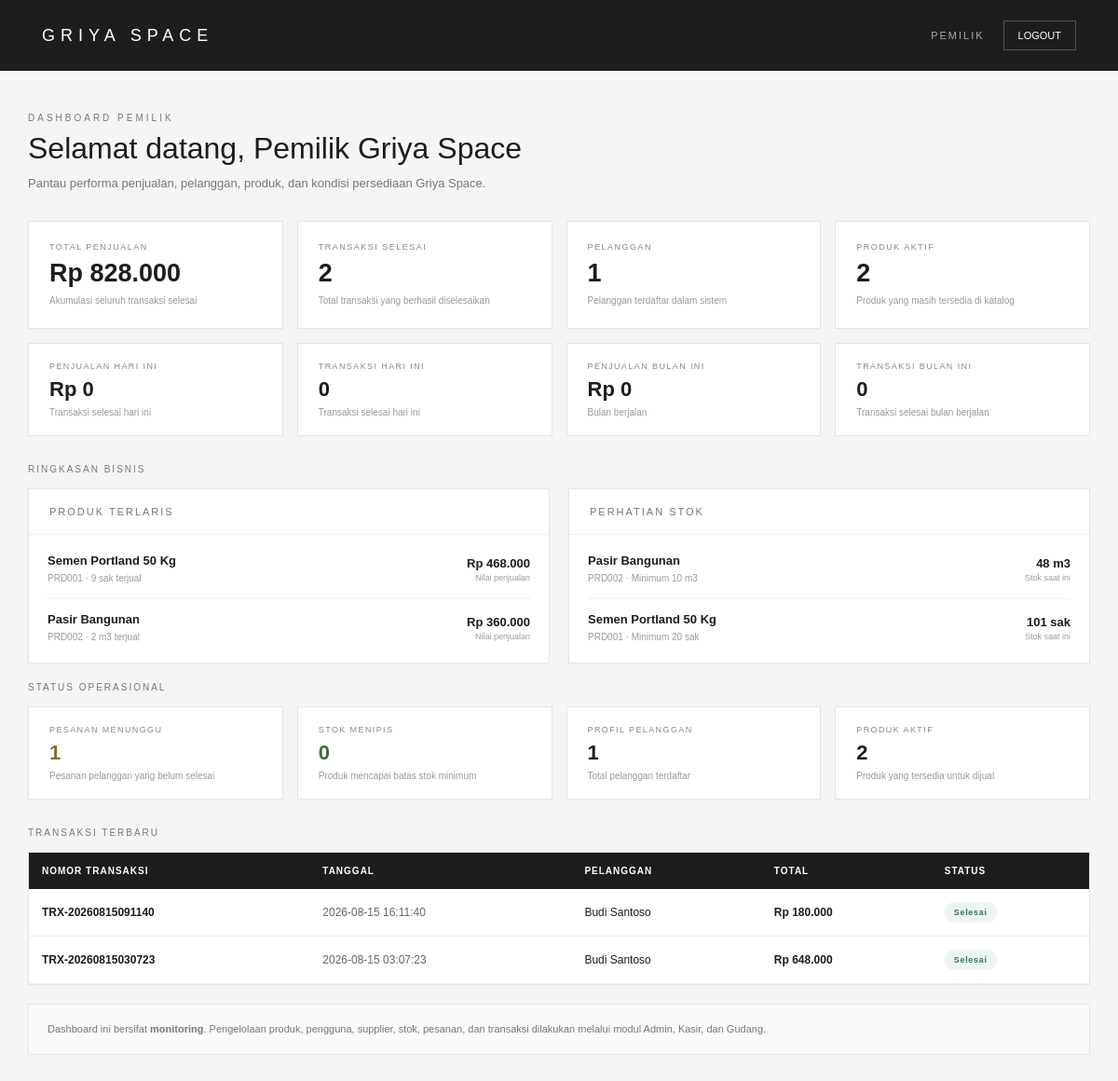
The page /griya-space/dashboard/owner/index.php (signed in) on the database its author committed.
### tables this page shows
CREATE TABLE `produk` (
  `id_produk` int NOT NULL,
  `kode_produk` varchar(30) NOT NULL,
  `id_kategori` int NOT NULL,
  `id_supplier` int DEFAULT NULL,
  `nama_produk` varchar(150) NOT NULL,
  `satuan` varchar(30) NOT NULL,
  `harga_beli` decimal(15,2) NOT NULL DEFAULT '0.00',
  `harga_jual` decimal(15,2) NOT NULL DEFAULT '0.00',
  `stok` int NOT NULL DEFAULT '0',
  `stok_minimum` int NOT NULL DEFAULT '0',
  `deskripsi` text,
  `foto_produk` varchar(255) DEFAULT NULL,
  `status` enum('Aktif','Nonaktif') DEFAULT 'Aktif',
  `created_at` timestamp NULL DEFAULT CURRENT_TIMESTAMP,
  `updated_at` timestamp NULL DEFAULT CURRENT_TIMESTAMP ON UPDATE CURRENT_TIMESTAMP
);

CREATE TABLE `transaksi` (
  `id_transaksi` int NOT NULL,
  `nomor_transaksi` varchar(30) NOT NULL,
  `id_pelanggan` int DEFAULT NULL,
  `id_user` int NOT NULL,
  `id_promo` int DEFAULT NULL,
  `tanggal_transaksi` datetime DEFAULT CURRENT_TIMESTAMP,
  `subtotal` decimal(15,2) NOT NULL DEFAULT '0.00',
  `diskon` decimal(15,2) NOT NULL DEFAULT '0.00',
  `total_harga` decimal(15,2) NOT NULL DEFAULT '0.00',
  `status` enum('Menunggu','Diproses','Selesai','Dibatalkan') DEFAULT 'Selesai',
  `keterangan` text
);

CREATE TABLE `pelanggan` (
  `id_pelanggan` int NOT NULL,
  `id_user` int DEFAULT NULL,
  `kode_pelanggan` varchar(30) NOT NULL,
  `nama_pelanggan` varchar(100) NOT NULL,
  `no_telepon` varchar(20) DEFAULT NULL,
  `email` varchar(100) DEFAULT NULL,
  `alamat` text,
  `created_at` timestamp NULL DEFAULT CURRENT_TIMESTAMP
);

### griya-space/dashboard/owner/index.php (the view, shortened to what the rows shown need)
<?php
require_once "../../config/database.php";
$nama =
    $_SESSION["nama"] ?? "Pemilik Griya Space";
$stmt = $conn->prepare("
    SELECT
        kode_produk,
        nama_produk,
        stok,
        stok_minimum,
        satuan
    FROM produk
    WHERE status = 'Aktif'
    ORDER BY
        stok ASC
    LIMIT 5
");
$stmt->execute();
$resultStok =
    $stmt->get_result();
$produk_stok_terendah = [];
while (
    $row =
    $resultStok->fetch_assoc()
) {
    $produk_stok_terendah[] =
        $row;
}
$stmt = $conn->prepare("
    SELECT
        t.id_transaksi,
        t.nomor_transaksi,
        t.tanggal_transaksi,
        t.total_harga,
        t.status,
        p.nama_pelanggan
    FROM transaksi t
    INNER JOIN pelanggan p
        ON t.id_pelanggan = p.id_pelanggan
    ORDER BY
        t.id_transaksi DESC
    LIMIT 6
");
$stmt->execute();
$resultTransaksi =
    $stmt->get_result();
$transaksi_terbaru = [];
while (
    $row =
    $resultTransaksi->fetch_assoc()
) {
    $transaksi_terbaru[] =
        $row;
}
?>
<!DOCTYPE html>
<html lang="id">
<head>
</head>
<body>
<main>
    <section class="welcome">
        <h1>
            Selamat datang,
            <?= htmlspecialchars($nama); ?>
        </h1>
    </section>
    <section class="content-grid">
        <section class="card">
            <div class="card-body">
                <?php if (
                    !empty(
                        $produk_stok_terendah
                    )
                ): ?>
                    <?php foreach (
                        $produk_stok_terendah
                        as $produk
                    ): ?>
                        <?php
                        $stok =
                            (int) $produk["stok"];
                        $stok_minimum =
                            (int) $produk[
                                "stok_minimum"
                            ];
                        $stokClass =
                            (
                                $stok <=
                                $stok_minimum
                            )
                                ? "stock-low"
                                : "";
                        ?>
                        <div class="list-item">
                            <div>
                                <div class="item-name">
                                    <?= htmlspecialchars(
                                        $produk[
                                            "nama_produk"
                                        ]
                                    ); ?>
                                </div>
                                <div class="item-meta">
                                    <?= htmlspecialchars(
                                        $produk[
                                            "kode_produk"
                                        ]
                                    ); ?>
                                    · Minimum
                                    <?= $stok_minimum; ?>
                                    <?= htmlspecialchars(
                                        $produk["satuan"]
                                    ); ?>
                                </div>
                            </div>
                            <div class="item-value <?= $stokClass; ?>">
                                <?= $stok; ?>
                                <?= htmlspecialchars(
                                    $produk["satuan"]
                                ); ?>
                                <div
                                    class="
                                        item-value-small
                                    "
                                >
                                    Stok saat ini
                                </div>
                            </div>
                        </div>
                    <?php endforeach; ?>
                <?php else: ?>
                    <div class="empty">
                        Belum ada data stok.
                    </div>
                <?php endif; ?>
            </div>
        </section>
    </section>
    <section class="card">
        <?php if (
            !empty(
                $transaksi_terbaru
            )
        ): ?>
            <div class="table-container">
                <table>
                    <thead>
                        <tr>
                            <th>
                                NOMOR TRANSAKSI
                            </th>
                            <th>
                                TANGGAL
                            </th>
                            <th>
                                PELANGGAN
                            </th>
                            <th>
                                TOTAL
                            </th>
                            <th>
                                STATUS
                            </th>
                        </tr>
                    </thead>
                    <tbody>
                        <?php foreach (
                            $transaksi_terbaru
                            as $transaksi
                        ): ?>
                            <?php
                            $statusClass =
                                "status-default";
                            switch (
                                $transaksi[
                                    "status"
                                ]
                            ) {
                                case "Selesai":
                                    $statusClass =
                                        "status-selesai";
                                    break;
                            }
                            ?>
                            <tr>
                                <td class="transaction-number">
                                    <?= htmlspecialchars(
                                        $transaksi[
                                            "nomor_transaksi"
                                        ]
                                    ); ?>
                                </td>
                                <td class="transaction-date">
                                    <?= htmlspecialchars(
                                        $transaksi[
                                            "tanggal_transaksi"
                                        ]
                                    ); ?>
                                </td>
                                <td>
                                    <?= htmlspecialchars(
                                        $transaksi[
                                            "nama_pelanggan"
                                        ]
                                    ); ?>
                                </td>
                                <td class="transaction-money">
                                    Rp <?= number_format(
                                        $transaksi[
                                            "total_harga"
                                        ],
                                        0,
                                        ",",
                                        "."
                                    ); ?>
                                </td>
                                <td>
                                    <span
                                        class="
                                            status
                                            <?= $statusClass; ?>
                                        "
                                    >
                                        <?= htmlspecialchars(
                                            $transaksi[
                                                "status"
                                            ]
                                        ); ?>
                                    </span>
                                </td>
                            </tr>
                        <?php endforeach; ?>
                    </tbody>
                </table>
            </div>
        <?php else: ?>
            <div class="empty">
                Belum ada transaksi yang tercatat.
            </div>
        <?php endif; ?>
    </section>
</main>
</body>
</html>

### rows shown on the page
produk: nama_produk "Pasir Bangunan", kode_produk "PRD002", stok_minimum "10", satuan "m3", stok "48"
produk: nama_produk "Semen Portland 50 Kg", kode_produk "PRD001", stok_minimum "20", satuan "sak", stok "101"
transaksi: nomor_transaksi "TRX-20260815091140", tanggal_transaksi "2026-08-15 16:11:40", id_pelanggan.nama_pelanggan "Budi Santoso", total_harga "180.000", status "Selesai"
transaksi: nomor_transaksi "TRX-20260815030723", tanggal_transaksi "2026-08-15 03:07:23", id_pelanggan.nama_pelanggan "Budi Santoso", total_harga "648.000", status "Selesai"

### other values the page prints
$nama "Pemilik Griya Space"
$total_penjualan "828.000"
$total_transaksi "2"
$total_pelanggan "1"
$total_produk "2"
$penjualan_hari_ini "0"
$transaksi_hari_ini "0"
$penjualan_bulan_ini "0"
$transaksi_bulan_ini "0"
$produk["satuan"] "sak"
$produk["satuan"] "m3"
$pesanan_menunggu "1"
$stok_menipis "0"
